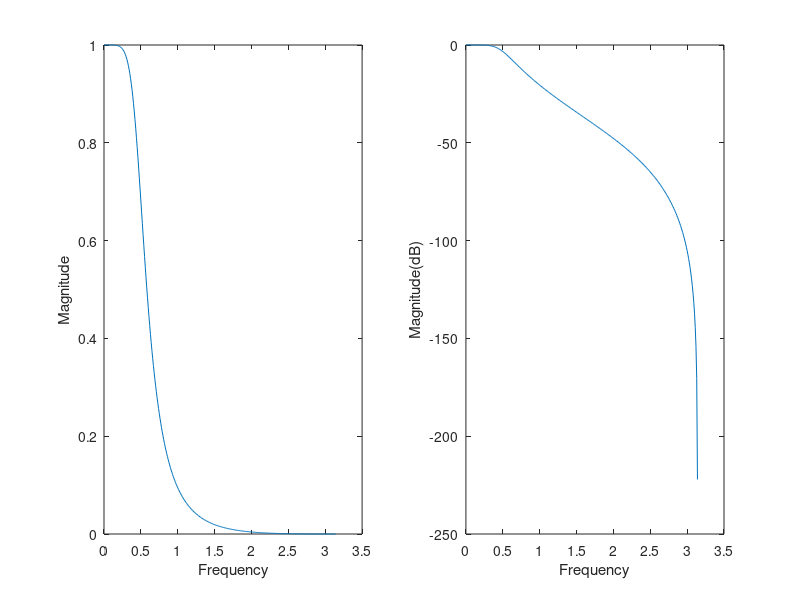

The MATLAB source for this figure:
clc;
close all;
T = 1;
Wp = 0.2*pi;
Ws = 0.3*pi;
Ap = 7;
As = 16;
R = (10^(0.1*Ap)-1)/(10^(0.1*As)-1);
N = ceil(0.5*(log10(R)/log10(Wp/Ws)));
Wc = Wp/((10^(0.1*Ap)-1)^(1/(2*N)));
[b,a] = butter(N,Wc,'low', 's');
Hs = tf(b,a);
[numd, dend] = bilinear(b,a,1/T);
Hz = tf(numd,dend,T);
wp = 2*atan(Wp*T/2);
ws = 2*atan(Ws*T/2);
w = 0:0.01:pi;
Hw = freqz(numd,dend,w);
subplot(1,2,1)
plot(w,abs(Hw));
xlabel('Frequency')
ylabel('Magnitude')
subplot(1,2,2)
plot(w, 20*log10(abs(Hw)))
xlabel('Frequency')
ylabel('Magnitude(dB)')